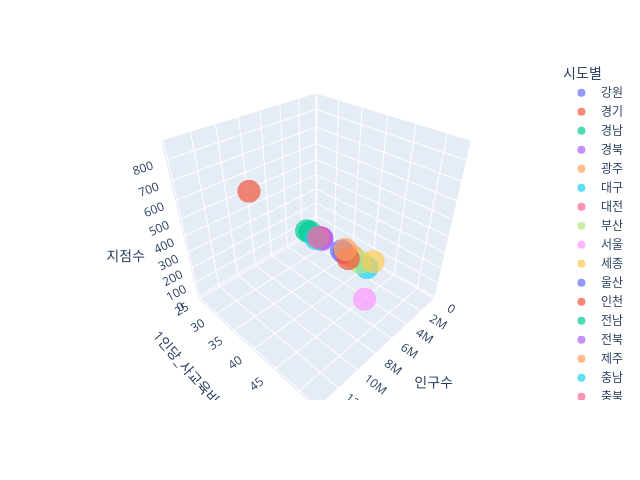

The code cell stored with this chart in its notebook:
### Code cell
fig = px.scatter_3d(df2021_sort, x='인구수', y='1인당_사교육비(만 원)', z='지점수', 
                    color='시도별', width=640, height=480,
                    size_max=18, opacity=0.7)
fig.show()

### Figure 1 — Plotly figure (JSON) as saved in the notebook; plotly's stock layout.template omitted (floating-point values rounded to 4 significant figures)
{"data": [{"hovertemplate": "시도별=강원<br>인구수=%{x}<br>1인당_사교육비(만 원)=%{y}<br>지점수=%{z}<extra></extra>", "legendgroup": "강원", "marker": {"color": "#636efa", "opacity": 0.7, "symbol": "circle"}, "mode": "markers", "name": "강원", "scene": "scene", "showlegend": true, "type": "scatter3d", "x": [1528037], "y": [28.9], "z": [48]}, {"hovertemplate": "시도별=경기<br>인구수=%{x}<br>1인당_사교육비(만 원)=%{y}<br>지점수=%{z}<extra></extra>", "legendgroup": "경기", "marker": {"color": "#EF553B", "opacity": 0.7, "symbol": "circle"}, "mode": "markers", "name": "경기", "scene": "scene", "showlegend": true, "type": "scatter3d", "x": [13717827], "y": [42.2], "z": [861]}, {"hovertemplate": "시도별=경남<br>인구수=%{x}<br>1인당_사교육비(만 원)=%{y}<br>지점수=%{z}<extra></extra>", "legendgroup": "경남", "marker": {"color": "#00cc96", "opacity": 0.7, "symbol": "circle"}, "mode": "markers", "name": "경남", "scene": "scene", "showlegend": true, "type": "scatter3d", "x": [3280829], "y": [29.8], "z": [159]}, {"hovertemplate": "시도별=경북<br>인구수=%{x}<br>1인당_사교육비(만 원)=%{y}<br>지점수=%{z}<extra></extra>", "legendgroup": "경북", "marker": {"color": "#ab63fa", "opacity": 0.7, "symbol": "circle"}, "mode": "markers", "name": "경북", "scene": "scene", "showlegend": true, "type": "scatter3d", "x": [2620373], "y": [31.6], "z": [123]}, {"hovertemplate": "시도별=광주<br>인구수=%{x}<br>1인당_사교육비(만 원)=%{y}<br>지점수=%{z}<extra></extra>", "legendgroup": "광주", "marker": {"color": "#FFA15A", "opacity": 0.7, "symbol": "circle"}, "mode": "markers", "name": "광주", "scene": "scene", "showlegend": true, "type": "scatter3d", "x": [1468972], "y": [37.4], "z": [46]}, {"hovertemplate": "시도별=대구<br>인구수=%{x}<br>1인당_사교육비(만 원)=%{y}<br>지점수=%{z}<extra></extra>", "legendgroup": "대구", "marker": {"color": "#19d3f3", "opacity": 0.7, "symbol": "circle"}, "mode": "markers", "name": "대구", "scene": "scene", "showlegend": true, "type": "scatter3d", "x": [2366852], "y": [42.2], "z": [85]}, {"hovertemplate": "시도별=대전<br>인구수=%{x}<br>1인당_사교육비(만 원)=%{y}<br>지점수=%{z}<extra></extra>", "legendgroup": "대전", "marker": {"color": "#FF6692", "opacity": 0.7, "symbol": "circle"}, "mode": "markers", "name": "대전", "scene": "scene", "showlegend": true, "type": "scatter3d", "x": [1473662], "y": [35.3], "z": [35]}, {"hovertemplate": "시도별=부산<br>인구수=%{x}<br>1인당_사교육비(만 원)=%{y}<br>지점수=%{z}<extra></extra>", "legendgroup": "부산", "marker": {"color": "#B6E880", "opacity": 0.7, "symbol": "circle"}, "mode": "markers", "name": "부산", "scene": "scene", "showlegend": true, "type": "scatter3d", "x": [3295760], "y": [42.1], "z": [155]}, {"hovertemplate": "시도별=서울<br>인구수=%{x}<br>1인당_사교육비(만 원)=%{y}<br>지점수=%{z}<extra></extra>", "legendgroup": "서울", "marker": {"color": "#FF97FF", "opacity": 0.7, "symbol": "circle"}, "mode": "markers", "name": "서울", "scene": "scene", "showlegend": true, "type": "scatter3d", "x": [9417469], "y": [52.6], "z": [386]}, {"hovertemplate": "시도별=세종<br>인구수=%{x}<br>1인당_사교육비(만 원)=%{y}<br>지점수=%{z}<extra></extra>", "legendgroup": "세종", "marker": {"color": "#FECB52", "opacity": 0.7, "symbol": "circle"}, "mode": "markers", "name": "세종", "scene": "scene", "showlegend": true, "type": "scatter3d", "x": [382589], "y": [40.6], "z": [25]}, {"hovertemplate": "시도별=울산<br>인구수=%{x}<br>1인당_사교육비(만 원)=%{y}<br>지점수=%{z}<extra></extra>", "legendgroup": "울산", "marker": {"color": "#636efa", "opacity": 0.7, "symbol": "circle"}, "mode": "markers", "name": "울산", "scene": "scene", "showlegend": true, "type": "scatter3d", "x": [1110516], "y": [34], "z": [16]}, {"hovertemplate": "시도별=인천<br>인구수=%{x}<br>1인당_사교육비(만 원)=%{y}<br>지점수=%{z}<extra></extra>", "legendgroup": "인천", "marker": {"color": "#EF553B", "opacity": 0.7, "symbol": "circle"}, "mode": "markers", "name": "인천", "scene": "scene", "showlegend": true, "type": "scatter3d", "x": [2989125], "y": [38.9], "z": [112]}, {"hovertemplate": "시도별=전남<br>인구수=%{x}<br>1인당_사교육비(만 원)=%{y}<br>지점수=%{z}<extra></extra>", "legendgroup": "전남", "marker": {"color": "#00cc96", "opacity": 0.7, "symbol": "circle"}, "mode": "markers", "name": "전남", "scene": "scene", "showlegend": true, "type": "scatter3d", "x": [1771431], "y": [25.6], "z": [55]}, {"hovertemplate": "시도별=전북<br>인구수=%{x}<br>1인당_사교육비(만 원)=%{y}<br>지점수=%{z}<extra></extra>", "legendgroup": "전북", "marker": {"color": "#ab63fa", "opacity": 0.7, "symbol": "circle"}, "mode": "markers", "name": "전북", "scene": "scene", "showlegend": true, "type": "scatter3d", "x": [1774248], "y": [30], "z": [59]}, {"hovertemplate": "시도별=제주<br>인구수=%{x}<br>1인당_사교육비(만 원)=%{y}<br>지점수=%{z}<extra></extra>", "legendgroup": "제주", "marker": {"color": "#FFA15A", "opacity": 0.7, "symbol": "circle"}, "mode": "markers", "name": "제주", "scene": "scene", "showlegend": true, "type": "scatter3d", "x": [676375], "y": [34.2], "z": [15]}, {"hovertemplate": "시도별=충남<br>인구수=%{x}<br>1인당_사교육비(만 원)=%{y}<br>지점수=%{z}<extra></extra>", "legendgroup": "충남", "marker": {"color": "#19d3f3", "opacity": 0.7, "symbol": "circle"}, "mode": "markers", "name": "충남", "scene": "scene", "showlegend": true, "type": "scatter3d", "x": [2193214], "y": [29.2], "z": [67]}, {"hovertemplate": "시도별=충북<br>인구수=%{x}<br>1인당_사교육비(만 원)=%{y}<br>지점수=%{z}<extra></extra>", "legendgroup": "충북", "marker": {"color": "#FF6692", "opacity": 0.7, "symbol": "circle"}, "mode": "markers", "name": "충북", "scene": "scene", "showlegend": true, "type": "scatter3d", "x": [1624993], "y": [28.7], "z": [49]}], "layout": {"height": 480, "legend": {"title": {"text": "시도별"}, "tracegroupgap": 0}, "margin": {"t": 60}, "scene": {"domain": {"x": [0, 1], "y": [0, 1]}, "xaxis": {"title": {"text": "인구수"}}, "yaxis": {"title": {"text": "1인당_사교육비(만 원)"}}, "zaxis": {"title": {"text": "지점수"}}}, "width": 640}}
